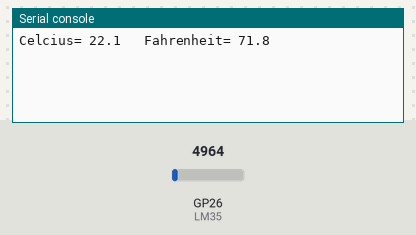
A program run on a simulated Raspberry Pi Pico running MicroPython. On the bench: the last lines printed to the serial console. The inputs (shaded band) are chosen by the test bench; at power-on: GP26 (LM35) = 4964 (analog values on the 0–65535 scale).

Above: at 1.2 s.
1.3 s: GP26 (LM35) set to 5956
At 2.6 s:
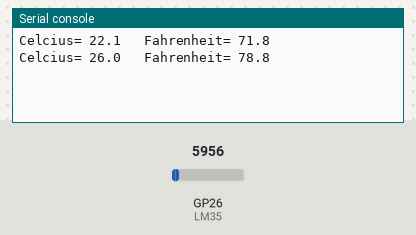
2.8 s: GP26 (LM35) set to 6949
At 4.1 s:
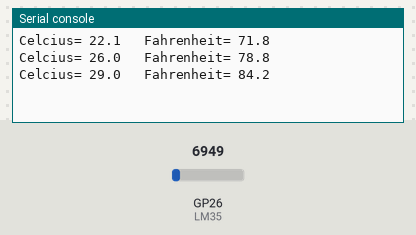
Timing chart, 0 to 5.8 s (numbered marks = the images above; inputs shaded):
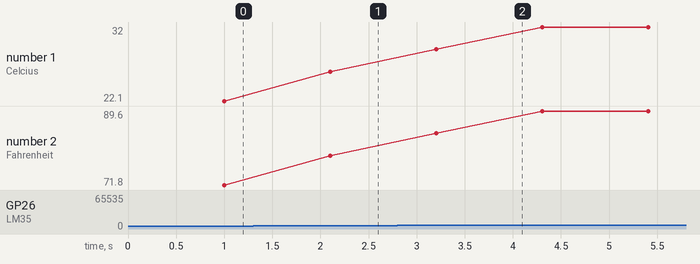

The program:

LM35.py
```python
'''
LM35 Temperature Sensor
The LM35 is an accurate 0 to 150C sensor, rated at .01 V / degree C
To read negative temps, a negative voltage source is required.
If you need to read negative voltages better sensors are available.

We will supply 5V to the sensor for power as a minimum of 4 is required.
If the readings are going to be less than 330C (626F) your PICO will be safe.

The temp is averaged over 10 samples measure .1 seconds apart.
Both Celcius and Fahrenheit are calcuated in the function.
'''


import machine
import utime

LM35 = machine.ADC(0)  #setup analog reading on ADC
Cal_Offset = -550      #Calibration offset value
                       #Determined from practical testing

def Compute_Temp(Avg_A):
    LM35_A = Avg_A + Cal_Offset           #Add Calibration Adjustment
    LM35_V = LM35_A * .00005              #Convert analog reading to volts
    Tmp_C  = round((LM35_V * 100),1)      #Convert volts to temp celcius
    Tmp_F  = round((Tmp_C * 1.8 + 32),1)  #Convert Tmp_C to Tmp_F
    return Tmp_C, Tmp_F                   #Return Temps


Samples = 0            #Variable holds all samples
Num_Samples = 1        #Counter for num samples collected
while True:
    if Num_Samples <= 10:            #storing a total of 10 samples
        LM35_A = LM35.read_u16()     #Read the ADC port to get sensor data
        Samples = Samples + LM35_A   #Add current reading to sample batch
        Num_Samples += 1             #Increment counter
    else:
        Avg_A = Samples / 10             #Get the average of samples
        Samples = 0                      #Reset Samples variable to zero
        Num_Samples = 1                  #Reset counter to one
        T_c, T_f = Compute_Temp(Avg_A)   #Fetch the temps from the function
        print("Celcius=",T_c,"  Fahrenheit=",T_f)

    utime.sleep(.1)  #slow the loop down

    
```

Measured:
- after the input at 1.3 s, the serial console: prints a new line after 0.80 s (image 1)
- after the input at 2.8 s, the serial console: prints a new line after 0.40 s (image 2)
- plotted number 1: 22.1 → 26 after the input at 1.3 s, 26 → 32 after the input at 2.8 s
- plotted number 2: 71.8 → 78.8 after the input at 1.3 s, 78.8 → 89.6 after the input at 2.8 s
